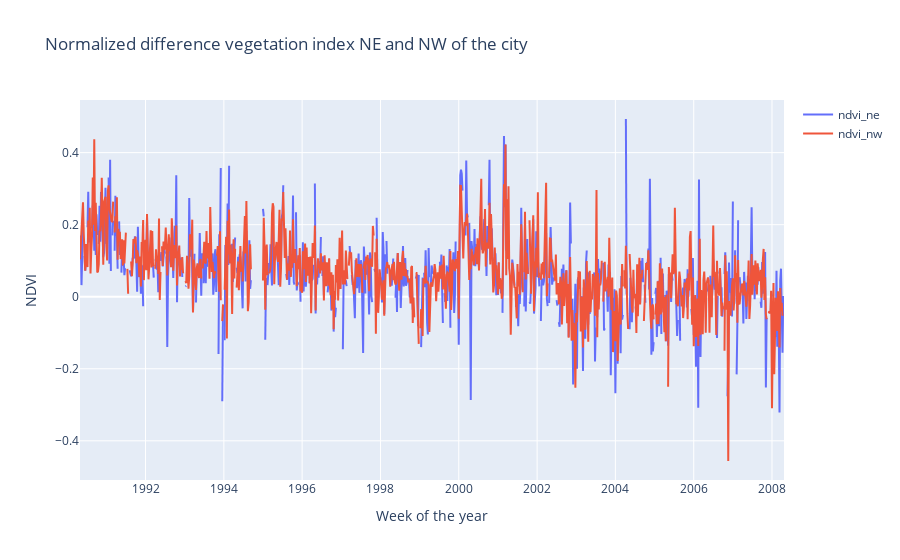

Notebook cell for this chart:
### Code cell
fig = go.Figure()
fig.add_trace(go.Scatter(x=sj.week_start_date, y=sj.ndvi_ne, mode='lines', name='ndvi_ne'))
fig.add_trace(go.Scatter(x=sj.week_start_date, y=sj.ndvi_nw, mode='lines', name='ndvi_nw'))
fig.update_layout(title='Normalized difference vegetation index NE and NW of the city', xaxis_title='Week of the year', yaxis_title = 'NDVI')

### Figure 1 — Plotly figure (JSON) as saved in the notebook; plotly's stock layout.template omitted (floating-point values rounded to 4 significant figures; data arrays with more than 128 entries replaced by an {"elided": "..."} marker saying what was removed)
{"data": [{"mode": "lines", "name": "ndvi_ne", "type": "scatter", "x": {"elided": "936 str values"}, "y": {"elided": "936 float values"}}, {"mode": "lines", "name": "ndvi_nw", "type": "scatter", "x": {"elided": "936 str values"}, "y": {"elided": "936 float values"}}], "layout": {"title": {"text": "Normalized difference vegetation index NE and NW of the city"}, "xaxis": {"title": {"text": "Week of the year"}}, "yaxis": {"title": {"text": "NDVI"}}}}
